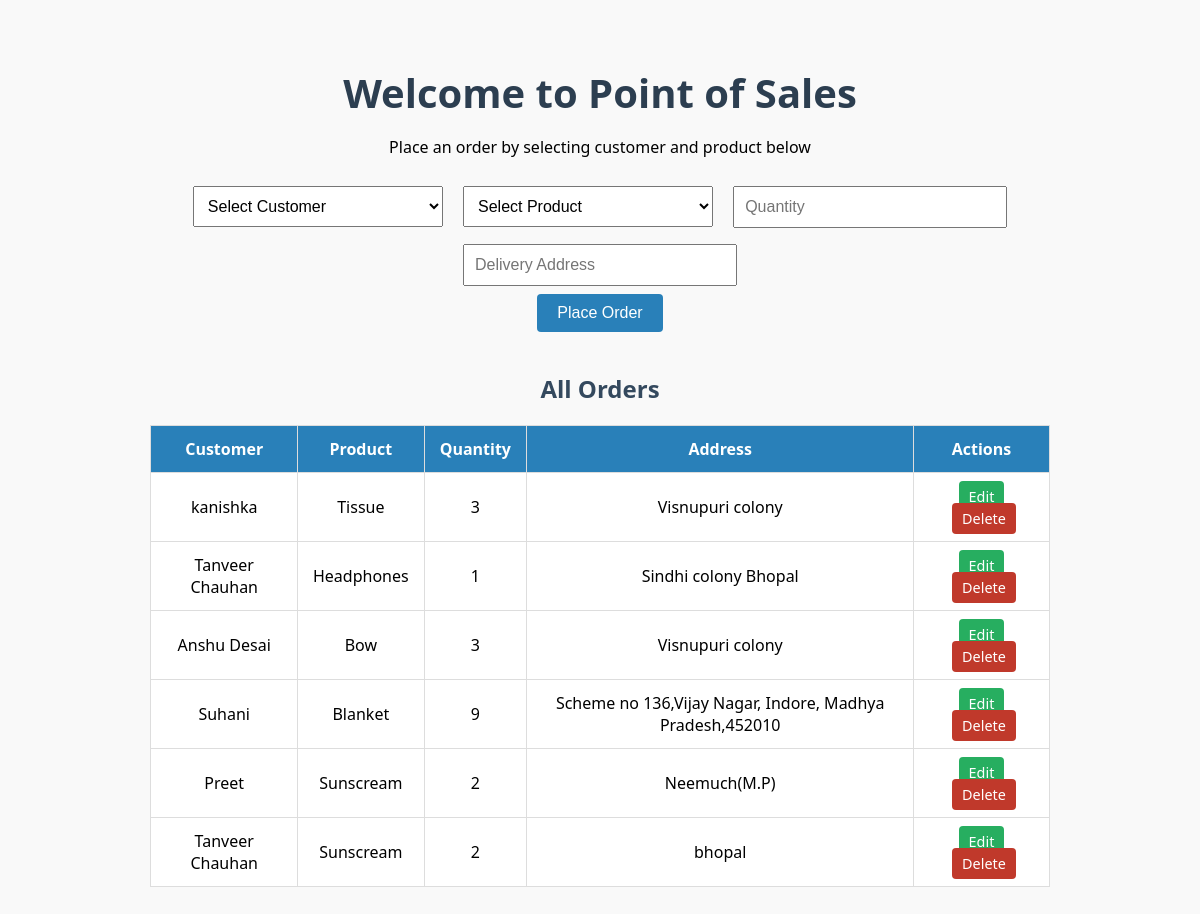
The page / on the database its author committed.
### orderapp/models.py (models this page shows, shortened)
class orderlist(models.Model):
    customer = models.ForeignKey(Customerlist, on_delete=models.CASCADE)
    product = models.ForeignKey(Productlist, on_delete=models.CASCADE)
    quantity = models.PositiveIntegerField()
    address = models.CharField(max_length=255)

### Traditionalapp/models.py (models this page shows)
class Customerlist(models.Model):
    name = models.CharField(max_length=100)
    email = models.EmailField()
    contact = models.CharField(max_length=15)

### Digitalapp/models.py (models this page shows)
class Productlist(models.Model):
    name = models.CharField(max_length=100)
    price = models.DecimalField(max_digits=10, decimal_places=2)
    quantity = models.IntegerField()
    discount = models.IntegerField()

### orderapp/views.py (the view, shortened to what this page needs)
# urls.py: path('',order_list_view),
def order_list_view(request):
    customers = Customerlist.objects.all()
    products = Productlist.objects.all()
    orders = orderlist.objects.all()
    return render(request, 'orderlist.html', {
        'customers': customers,
        'products': products,
        'orders': orders
    })

### Digitalapp/templates/orderlist.html (shortened to what this page needs)
<!DOCTYPE html>
<html lang="en">
<head>
</head>
<body>
    <h1>Welcome to Point of Sales</h1>
    <p>Place an order by selecting customer and product below</p>
    <form method="post">
        <select name="customer" required>
            <option value="">Select Customer</option>
        </select>
        <select name="product" required>
            <option value="">Select Product</option>
        </select>
        <input type="number" name="quantity" placeholder="Quantity" required>
        <input type="text" name="address" placeholder="Delivery Address" required>
        <br>
        <button type="submit">Place Order</button>
    </form>
    <h2>All Orders</h2>
    <table>
        <tr>
            <th>Customer</th>
            <th>Product</th>
            <th>Quantity</th>
            <th>Address</th>
            <th>Actions</th>
        </tr>
        {% for o in orders %}
        <tr>
            <td>{{ o.customer.name }}</td>
            <td>{{ o.product.name }}</td>
            <td>{{ o.quantity }}</td>
            <td>{{ o.address }}</td>
            <td>
                <a href="{% url 'edit_order' o.id %}" class="edit">Edit</a>
                <a href="{% url 'delete_order' o.id %}" class="delete" onclick="return confirm('Are you sure you want to delete this order?');">Delete</a>
            </td>
        </tr>
        {% empty %}
        <tr><td colspan="5">No orders placed yet.</td></tr>
        {% endfor %}
    </table>
</body>
</html>

### Digitalapp/templates/orderlist.html (style rules this page uses)
body { background-color: #f9f9f9; font-family: 'Segoe UI', Tahoma, Geneva, Verdana, sans-serif; padding: 30px; text-align: center; }
h1 { color: #2c3e50; font-size: 2.5em; margin-bottom: 10px; }
h2 { color: #34495e; margin-top: 40px; }
form { margin-top: 20px; }
select, input { padding: 10px; margin: 8px; width: 250px; font-size: 1em; }
button { padding: 10px 20px; font-size: 1em; background-color: #2980b9; color: white; border: none; border-radius: 4px; cursor: pointer; }
table { margin: 20px auto; width: 80%; border-collapse: collapse; background-color: #fff; }
th, td { padding: 12px 15px; border: 1px solid #ddd; text-align: center; }
th { background-color: #2980b9; color: white; }
a.edit, a.delete { padding: 6px 10px; border-radius: 4px; text-decoration: none; font-size: 0.9em; }
a.edit { background-color: #27ae60; color: white; }
a.delete { background-color: #c0392b; color: white; margin-left: 5px; }

### rows shown on the page
orderlist: customer.name "kanishka", product.name "Tissue", quantity "3", address "Visnupuri colony"
orderlist: customer.name "Tanveer Chauhan", product.name "Headphones", quantity "1", address "Sindhi colony Bhopal"
orderlist: customer.name "Anshu Desai", product.name "Bow", quantity "3", address "Visnupuri colony"
orderlist: customer.name "Suhani", product.name "Blanket", quantity "9", address "Scheme no 136,Vijay Nagar, Indore, Madhya Pradesh,452010"
orderlist: customer.name "Preet", product.name "Sunscream", quantity "2", address "Neemuch(M.P)"
orderlist: customer.name "Tanveer Chauhan", product.name "Sunscream", quantity "2", address "bhopal"
